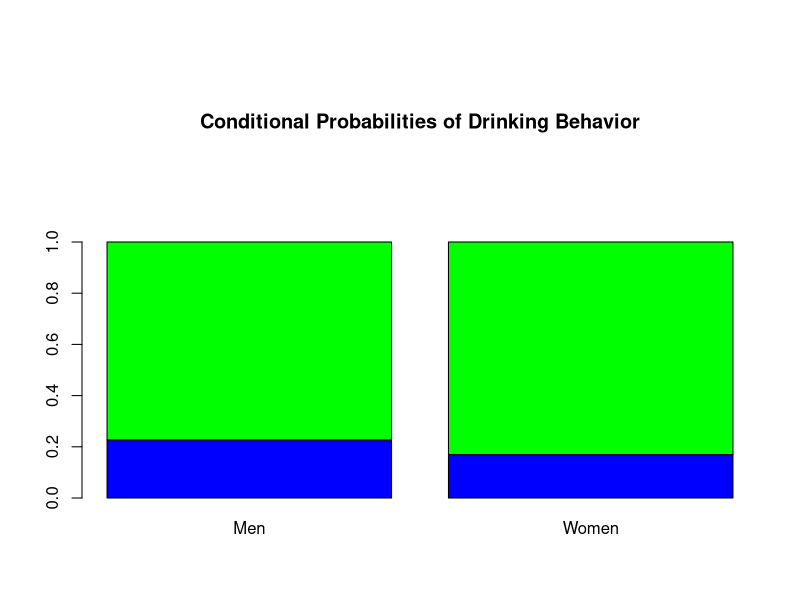

Write the R code that produced this figure.
# Define the data
data <- matrix(c(1630, 5550, 1684, 8232), nrow = 2)
colnames(data) <- c("Men", "Women")
rownames(data) <- c("Frequent Drinker", "Not Frequent Drinker")

# Calculate probabilities
total_students <- 17096
probabilities <- data / total_students

print(probabilities)

# Define the data
data <- matrix(c(1630, 5550, 1684, 8232), nrow = 2)
colnames(data) <- c("Men", "Women")
rownames(data) <- c("Frequent Binge Drinker", "Not Frequent Binge Drinker")

# Calculate conditional probabilities
total_male <- data[1, 1] + data[2, 1]
total_female <- data[1, 2] + data[2, 2]

prob_frequent_male <- data[1, 1] / total_male
prob_not_frequent_male <- 1 - prob_frequent_male

prob_frequent_female <- data[1, 2] / total_female
prob_not_frequent_female <- 1 - prob_frequent_female

# Data for stacked barplot
male_data <- c(prob_frequent_male, prob_not_frequent_male)
female_data <- c(prob_frequent_female, prob_not_frequent_female)

old_mar <- par("mar")
par(mar = old_mar + c(0, 0, 8, 0))

# Plotting stacked barplot
barplot(cbind(male_data, female_data),
    beside = FALSE,
    col = c("blue", "green"),
    ylim = c(0, 1),
    main = "Conditional Probabilities of Drinking Behavior",
    names.arg = c("Men", "Women"),
)

legend(
    x = 0.2, y = 1.2,
    legend = c("Frequent Drinker", "Not Frequent Drinker"),
    fill = c("blue", "green"), bty = "n",
)

par(mar = old_mar)
